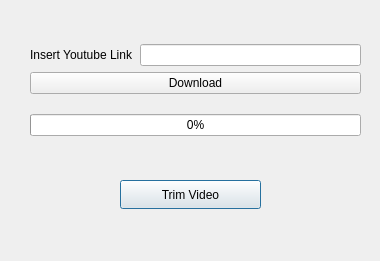
<?xml version="1.0" encoding="UTF-8"?>
<ui version="4.0">
 <class>Dialog</class>
 <widget class="QDialog" name="Dialog">
  <property name="geometry">
   <rect>
    <x>0</x>
    <y>0</y>
    <width>380</width>
    <height>261</height>
   </rect>
  </property>
  <property name="windowTitle">
   <string>Dialog</string>
  </property>
  <widget class="QPushButton" name="pushButtonTrim">
   <property name="geometry">
    <rect>
     <x>120</x>
     <y>180</y>
     <width>141</width>
     <height>29</height>
    </rect>
   </property>
   <property name="text">
    <string>Trim Video</string>
   </property>
  </widget>
  <widget class="QWidget" name="">
   <property name="geometry">
    <rect>
     <x>30</x>
     <y>30</y>
     <width>331</width>
     <height>121</height>
    </rect>
   </property>
   <layout class="QGridLayout" name="gridLayout_2">
    <item row="0" column="0">
     <layout class="QGridLayout" name="gridLayout">
      <item row="0" column="0">
       <layout class="QHBoxLayout" name="horizontalLayout">
        <item>
         <widget class="QLabel" name="label">
          <property name="text">
           <string>Insert Youtube Link</string>
          </property>
         </widget>
        </item>
        <item>
         <widget class="QLineEdit" name="lineEditLink"/>
        </item>
       </layout>
      </item>
      <item row="1" column="0">
       <widget class="QPushButton" name="pushButtonDownload">
        <property name="text">
         <string>Download</string>
        </property>
       </widget>
      </item>
     </layout>
    </item>
    <item row="1" column="0">
     <widget class="QProgressBar" name="progressBar">
      <property name="value">
       <number>0</number>
      </property>
     </widget>
    </item>
   </layout>
  </widget>
 </widget>
 <resources/>
 <connections/>
</ui>
